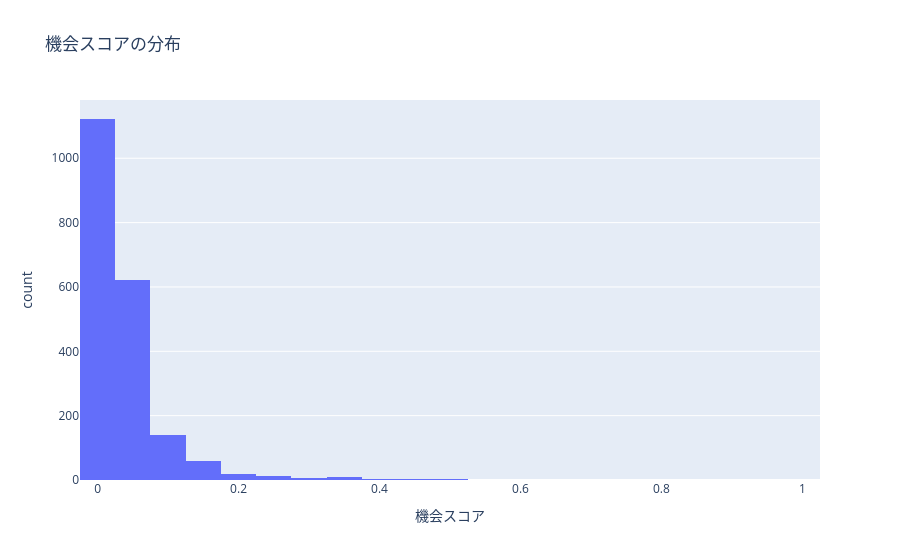
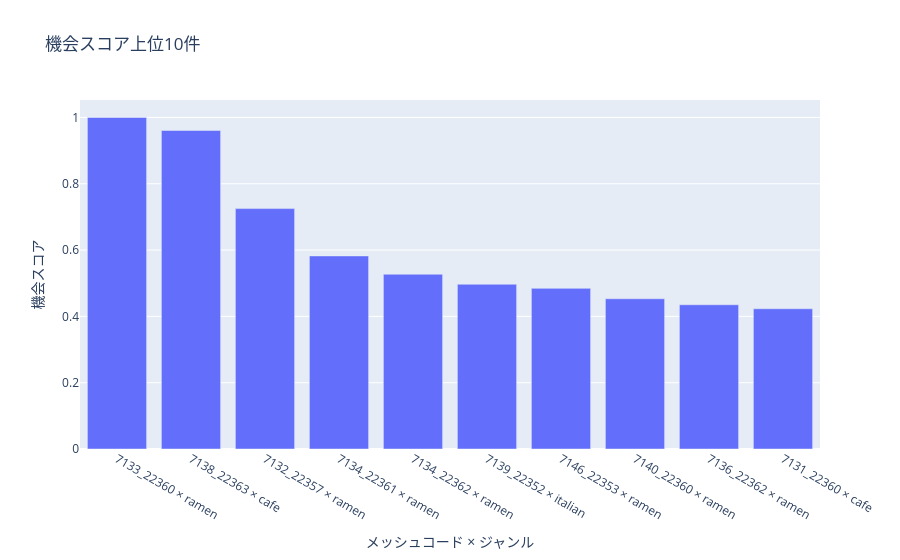

Source (notebook cell) for these figures, in order:
### Markdown cell above
## Section 7: 機会スコアの計算と可視化

### Code cell
from src.analyze.scoring import run_scoring

if df_agg is None or df_agg.empty:
    print("skip: 集計データが存在しないためスコアリングをスキップします")
else:
    try:
        df_scored = run_scoring(df_agg, top_n=len(df_agg))
    except Exception as exc:
        print(f"skip: スコアリングに失敗しました -> {exc}")
        df_scored = pd.DataFrame()

if df_scored is None or df_scored.empty:
    print('skip: スコア結果が存在しません')
else:
    fig = px.histogram(
        df_scored,
        x='opportunity_score',
        nbins=30,
        title="機会スコアの分布",
        labels={'opportunity_score': '機会スコア', 'count': '件数'},
    )
    fig.show()

    top10 = df_scored.head(10).copy()
    top10['mesh_genre'] = top10['mesh_code'].astype(str) + ' × ' + top10['unified_genre'].astype(str)

    fig = px.bar(
        top10,
        x='mesh_genre',
        y='opportunity_score',
        title='機会スコア上位10件',
        labels={'mesh_genre': 'メッシュコード × ジャンル', 'opportunity_score': '機会スコア'},
    )
    fig.show()

    map_df = top10.dropna(subset=['lat', 'lng'])
    if map_df.empty:
        print('skip: 上位10件に地図表示可能な位置情報がありません')
    else:
        score_map = folium.Map(
            location=[map_df['lat'].mean(), map_df['lng'].mean()],
            zoom_start=13,
            tiles='CartoDB positron',
        )
        for _, row in map_df.iterrows():
            folium.Marker(
                location=[row['lat'], row['lng']],
                popup=(
                    f"{row['mesh_code']} × {row['unified_genre']}<br>"
                    f"機会スコア: {row['opportunity_score']:.3f}"
                ),
                tooltip=f"{row['mesh_code']} × {row['unified_genre']}",
            ).add_to(score_map)
        display(score_map)

### Figure 1 — Plotly figure (JSON) as saved in the notebook; plotly's stock layout.template omitted (floating-point values rounded to 4 significant figures; data arrays with more than 128 entries replaced by an {"elided": "..."} marker saying what was removed)
{"data": [{"bingroup": "x", "hovertemplate": "機会スコア=%{x}<br>count=%{y}<extra></extra>", "legendgroup": "", "marker": {"color": "#636efa", "pattern": {"shape": ""}}, "name": "", "nbinsx": 30, "orientation": "v", "showlegend": false, "type": "histogram", "x": {"elided": "2003 float values"}, "xaxis": "x", "yaxis": "y"}], "layout": {"barmode": "relative", "legend": {"tracegroupgap": 0}, "title": {"text": "機会スコアの分布"}, "xaxis": {"anchor": "y", "domain": [0, 1], "title": {"text": "機会スコア"}}, "yaxis": {"anchor": "x", "domain": [0, 1], "title": {"text": "count"}}}}

### Figure 2 — Plotly figure (JSON) as saved in the notebook; plotly's stock layout.template omitted (floating-point values rounded to 4 significant figures)
{"data": [{"hovertemplate": "メッシュコード × ジャンル=%{x}<br>機会スコア=%{y}<extra></extra>", "legendgroup": "", "marker": {"color": "#636efa", "pattern": {"shape": ""}}, "name": "", "orientation": "v", "showlegend": false, "textposition": "auto", "type": "bar", "x": ["7133_22360 × ramen", "7138_22363 × cafe", "7132_22357 × ramen", "7134_22361 × ramen", "7134_22362 × ramen", "7139_22352 × italian", "7146_22353 × ramen", "7140_22360 × ramen", "7136_22362 × ramen", "7131_22360 × cafe"], "xaxis": "x", "y": [1.0, 0.9607, 0.7251, 0.5824, 0.527, 0.4969, 0.4846, 0.4532, 0.435, 0.423], "yaxis": "y"}], "layout": {"barmode": "relative", "legend": {"tracegroupgap": 0}, "title": {"text": "機会スコア上位10件"}, "xaxis": {"anchor": "y", "domain": [0, 1], "title": {"text": "メッシュコード × ジャンル"}}, "yaxis": {"anchor": "x", "domain": [0, 1], "title": {"text": "機会スコア"}}}}
